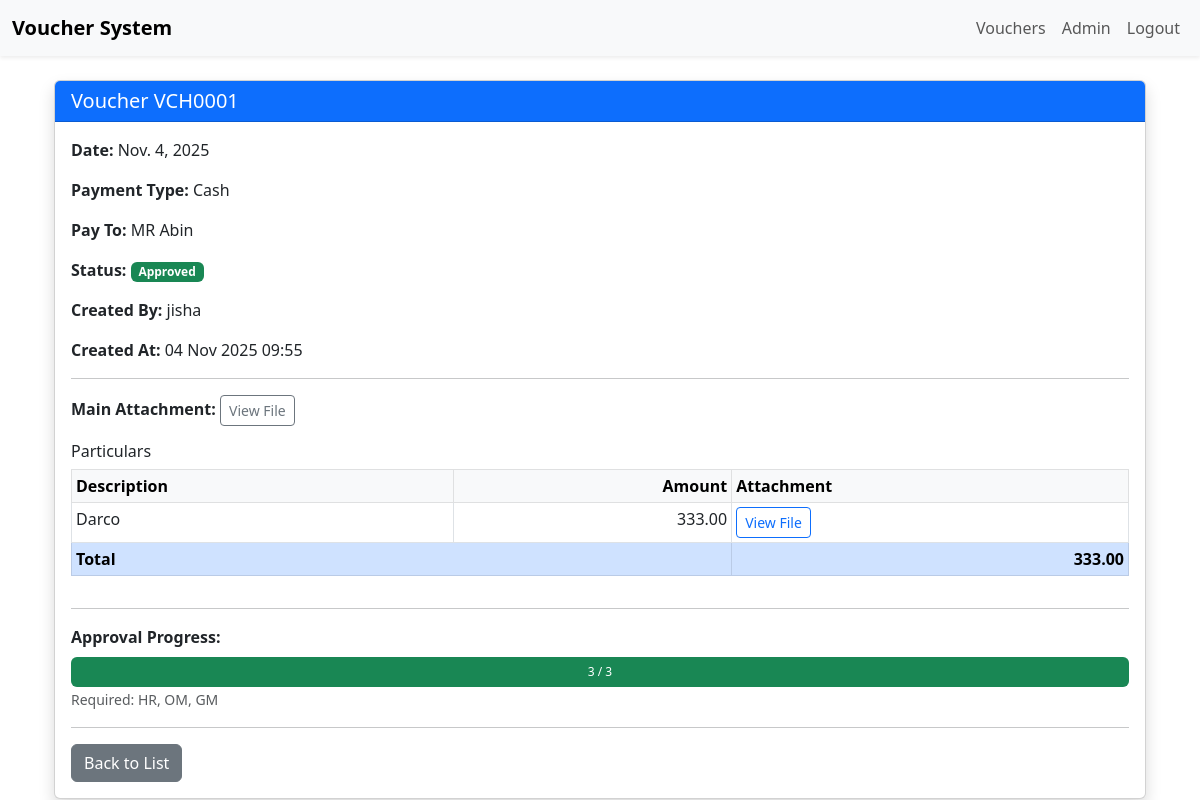
The page /vouchers/18/ (signed in) on the database its author committed.
### vouchers/models.py (models this page shows, shortened)
class Voucher(models.Model):
    PAYMENT_TYPES = (
        ('CASH', 'Cash'),
        ('CHEQUE', 'Cheque'),
        ('PETTY_CASH', 'Petty Cash'),
    )
    voucher_number = models.CharField(max_length=20, unique=True, blank=True)
    voucher_date = models.DateField()
    payment_type = models.CharField(max_length=20, choices=PAYMENT_TYPES)
    name_title = models.CharField(max_length=5, choices=[('MR', 'Mr.'), ('MRS', 'Mrs.'), ('MS', 'Ms.')])
    pay_to = models.CharField(max_length=200)
    attachment = models.FileField(upload_to='vouchers/attachments/', null=True, blank=True)
    cheque_number = models.CharField(
        max_length=20,
        blank=True,
        null=True,
        help_text="Required only for Cheque payments"
    )
    created_by = models.ForeignKey(User, on_delete=models.CASCADE, related_name='vouchers')
    created_at = models.DateTimeField(auto_now_add=True)
    status = models.CharField(
        max_length=10,
        choices=[('PENDING', 'Pending'), ('APPROVED', 'Approved'), ('REJECTED', 'Rejected')],
        default='PENDING'
    )
    @property
    def required_approvers(self):
        active_des_ids = ActiveApprovalDesignation.objects.filter(
            is_active=True
        ).values_list('designation__id', flat=True)
        return [
            profile.user.username for profile in UserProfile.objects.filter(
                user__groups__name='Admin Staff',
                designation__id__in=active_des_ids
            ).select_related('user').distinct()
        ]

class Particular(models.Model):
    voucher = models.ForeignKey(Voucher, on_delete=models.CASCADE, related_name='particulars')
    description = models.CharField(max_length=300)
    amount = models.DecimalField(max_digits=12, decimal_places=2)
    attachment = models.FileField(
        upload_to='vouchers/particulars/',
        null=True,
        blank=True,
        help_text="Attach receipt/invoice for this item"
    )

class UserProfile(models.Model):
    user = models.OneToOneField(User, on_delete=models.CASCADE)
    designation = models.ForeignKey(Designation, on_delete=models.SET_NULL, null=True, blank=True)

### vouchers/views.py (the view)
# urls.py: path('vouchers/<int:pk>/', VoucherDetailView.as_view(), name='voucher_detail'),
class VoucherDetailView(LoginRequiredMixin, DetailView):
    model = Voucher
    template_name = 'vouchers/voucher_detail.html'
    context_object_name = 'voucher'
    def get_queryset(self):
        return super().get_queryset().select_related('created_by').prefetch_related(
            'particulars', 'approvals__approver'
        ).annotate(
            approved_count=Count(
                Case(When(approvals__status='APPROVED', then=1)),
                output_field=IntegerField()
            ),
            rejected_count=Count(
                Case(When(approvals__status='REJECTED', then=1)),
                output_field=IntegerField()
            )
        )
    def get_context_data(self, **kwargs):
        context = super().get_context_data(**kwargs)
        context['designations'] = Designation.objects.all()
        voucher = context['voucher']
        try:
            context['user_approval'] = voucher.approvals.get(approver=self.request.user)
        except VoucherApproval.DoesNotExist:
            context['user_approval'] = None
        total = len(voucher.required_approvers)
        approved = getattr(voucher, 'approved_count', 0) or 0
        context['approval_percentage'] = (approved / total * 100) if total > 0 else 0
        required = set(voucher.required_approvers)
        approved_usernames = set(voucher.approvals.filter(status='APPROVED').values_list('approver__username', flat=True))
        context['pending_approvers'] = [
            {'name': name, 'has_approved': name in approved_usernames}
            for name in required
        ]
        return context

### vouchers/templatetags/voucher_tags.py (called while the page is built)
@register.filter
def sum_particulars(queryset):
    return queryset.aggregate(total=Sum('amount'))['total'] or 0

@register.filter
def sub(a, b):
    try:
        return int(a) - int(b)
    except Exception:
        return 0

### vouchers/templates/vouchers/voucher_detail.html (shortened to what this page needs)
{% extends 'base.html' %}
{% load static %}
{% load voucher_tags %}
{% block content %}
<div class="container mt-4">
    <div class="card shadow">
        <div class="card-header bg-primary text-white">
            <h5 class="card-title mb-0">Voucher {{ voucher.voucher_number }}</h5>
        </div>
        <div class="card-body">
            <p><strong>Date:</strong> {{ voucher.voucher_date }}</p>
            <p><strong>Payment Type:</strong> {{ voucher.get_payment_type_display }}</p>
            <p><strong>Pay To:</strong> {{ voucher.name_title }} {{ voucher.pay_to }}</p>
            <p><strong>Status:</strong>
                <a href="#" class="status-link" data-bs-toggle="modal" data-bs-target="#approvalModal">
                    <span id="status-badge">
                        {% if voucher.status == 'PENDING' %}
                            <span class="badge bg-warning text-dark">Pending</span>
                        {% elif voucher.status == 'APPROVED' %}
                            <span class="badge bg-success">Approved</span>
                        {% elif voucher.status == 'REJECTED' %}
                            <span class="badge bg-danger">Rejected</span>
                        {% endif %}
                    </span>
                </a>
            </p>
            <p><strong>Created By:</strong> {{ voucher.created_by.username }}</p>
            <p><strong>Created At:</strong> {{ voucher.created_at|date:"d M Y H:i" }}</p>
            <hr>
            {% if voucher.attachment %}
            <p><strong>Main Attachment:</strong>
                <a href="{{ voucher.attachment.url }}" target="_blank" class="btn btn-outline-secondary btn-sm">
                    View File
                </a>
            </p>
            {% endif %}
            <h6>Particulars</h6>
            {% if voucher.particulars.exists %}
                <div class="table-responsive">
                    <table class="table table-sm table-bordered">
                        <thead class="table-light">
                            <tr>
                                <th>Description</th>
                                <th class="text-end">Amount</th>
                                <th>Attachment</th>
                            </tr>
                        </thead>
                        <tbody>
                            {% for p in voucher.particulars.all %}
                            <tr>
                                <td>{{ p.description }}</td>
                                <td class="text-end">{{ p.amount|floatformat:2 }}</td>
                                <td>
                                    {% if p.attachment %}
                                        <a href="{{ p.attachment.url }}" target="_blank"
                                           class="btn btn-sm btn-outline-primary">
                                            View File
                                        </a>
                                    {% else %}
                                        <span class="text-muted">—</span>
                                    {% endif %}
                                </td>
                            </tr>
                            {% endfor %}
                            <tr class="table-primary">
                                <td colspan="2"><strong>Total</strong></td>
                                <td class="text-end"><strong>{{ voucher.particulars.all|sum_particulars|floatformat:2 }}</strong></td>
                            </tr>
                        </tbody>
                    </table>
                </div>
            {% else %}
                <p class="text-muted">No particulars</p>
            {% endif %}
            <hr>
            <div class="mt-3">
                <strong>Approval Progress:</strong>
                <div class="progress mt-2" style="height: 30px;">
                    <div id="progress-bar" class="progress-bar bg-success"
                         style="width: {{ approval_percentage }}%">
                        {{ voucher.approved_count|default:0 }} / {{ voucher.required_approvers|length }}
                    </div>
                </div>
                <small id="required-list" class="text-muted">
                    Required: {{ voucher.required_approvers|join:", " }}
                </small>
            </div>
            <hr>
            <div class="d-flex gap-2">
                <a href="{% url 'voucher_list' %}" class="btn btn-secondary">Back to List</a>
            </div>
        </div>
    </div>
</div>
{% endblock %}

### rows shown on the page
Voucher: voucher_number "VCH0001", voucher_date "Nov. 4, 2025", payment_type "Cash", name_title "MR", pay_to "Abin", created_by.username "jisha", created_at "04 Nov 2025 09:55", particulars.all|sum_particulars "333.00", approved_count "3"
Particular: description "Darco", amount "333.00"
UserProfile: required_approvers|length "3", required_approvers "HR, OM, GM"
